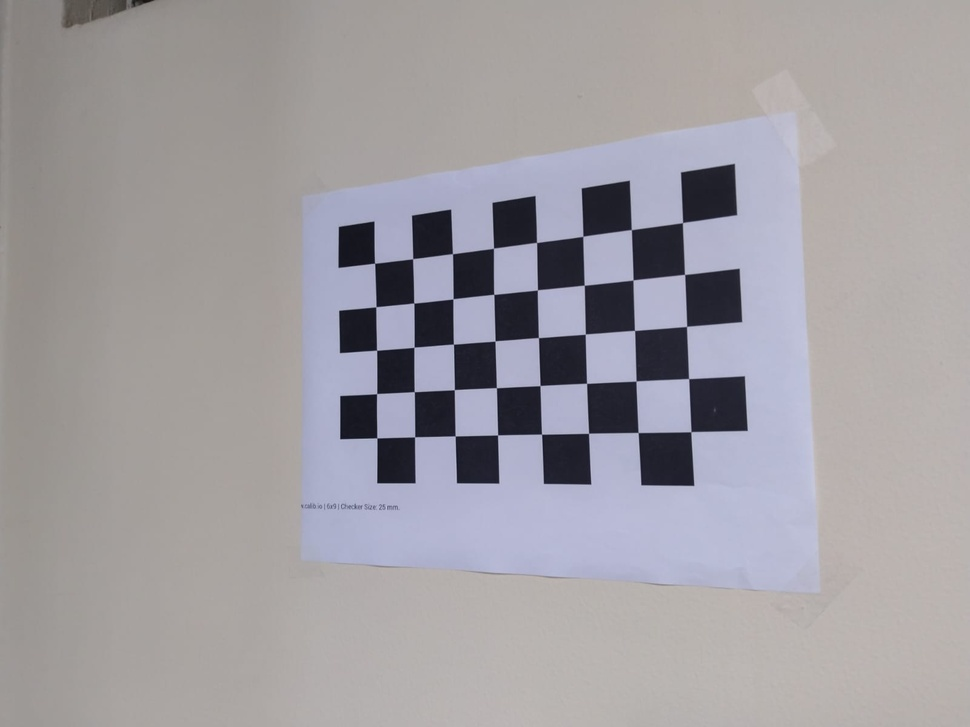
#> input picture Taller 1/Imagenes_calibracion/imagen2.jpeg, 970 x 727 px, shrunk from 1600 x 1200 before the run; its folder holds only this picture in this run
$ jupyter execute --allow-errors 'Punto 1.ipynb'   (shell and % lines are left out)
#> lines starting #> are read from the running program, lines starting #| are printed output that depends on the picture; after the words box and inside, x2 and y2 are one past the last pixel; in counts of white or black regions, pixels touching at a corner belong together
## importacion de librerias necesarias


[cell 1]
import cv2
import numpy as np
import os
import glob
import matplotlib.pyplot as plt

## 1. Calibracion de la Cama

Con un teléfono celular se tomaron siete fotografías para calibrar la cámara.

[cell 2]
# Definir las dimensiones del tablero de ajedrez (patrón de calibración)
CHECKERBOARD = (5, 8)


# Detener la iteración cuando se cumpla alguna de estas condiciones:
# se alcance la precisión ('epsilon') especificada, o
# se complete el número de iteraciones máximo especificado.
criteria = (cv2.TERM_CRITERIA_EPS +
            cv2.TERM_CRITERIA_MAX_ITER, 30, 0.001)

[cell 3]
# Vector para puntos 3D (coordenadas del mundo real)
threedpoints = []

# Vector para puntos 2D (coordenadas de píxeles en la imagen)
twodpoints = []


# Coordenadas 3D de los puntos del mundo real (inicialización)
# Crea una matriz de ceros que contendrá las coordenadas (X, Y, Z)
# Z es cero porque el patrón está en un plano.
objectp3d = np.zeros((1, CHECKERBOARD[0]
                      * CHECKERBOARD[1],
                      3), np.float32)

# Rellena las coordenadas X e Y con la cuadrícula del tablero de ajedrez
# Asume que la distancia entre puntos es 1 unidad (ej. 1 cm o 1 pulgada).
objectp3d[0, :, :2] = np.mgrid[0:CHECKERBOARD[0],
                               0:CHECKERBOARD[1]].T.reshape(-1, 2)

# Variable para almacenar la forma de la imagen previa (no utilizada en este fragmento)
prev_img_shape = None

[cell 4]
# Extrayendo la ruta de las imágenes individuales almacenadas
# en un directorio dado. La ruta especificada es relativa.
# Solo se buscan archivos con extensión .jpeg.
images = glob.glob('../Imagenes_calibracion/*.jpeg')

[cell 5]
# Define la ruta de destino para guardar las imágenes
OUTPUT_PATH = '../Imagenes_calibracion/'
# Crea el directorio de salida si no existe
if not os.path.exists(OUTPUT_PATH):
    os.makedirs(OUTPUT_PATH)
    print(f"Directorio creado para guardar imágenes detectadas: {OUTPUT_PATH}")

[cell 6]
images_with_corners = [] # Lista para almacenar las imágenes con esquinas detectadas (para Matplotlib)


for filename in images:
    # Obtener solo el nombre del archivo (ej: 'img01.jpeg') incluso si 'filename' es '../Imagenes_calibracion/img01.jpeg'
    base_filename = os.path.basename(filename)
    image = cv2.imread(filename)
#> image is the input picture: shape (727, 970, 3); mean B, G, R 161.4, 157, 160.3
    # Convertir BGR a RGB para la visualización con Matplotlib
    rgb_image = cv2.cvtColor(image, cv2.COLOR_BGR2RGB)

    grayColor = cv2.cvtColor(image, cv2.COLOR_BGR2GRAY)
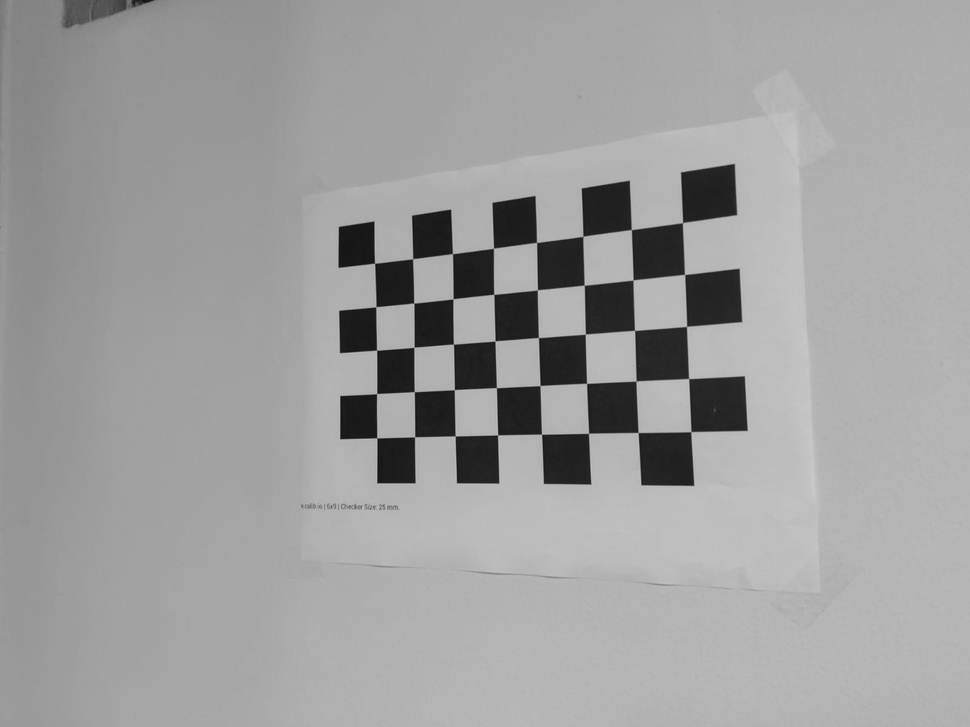
#> grayColor: shape (727, 970); min 11, max 204, mean 158.4

    # Buscar las esquinas del tablero de ajedrez (patrón de calibración)
    # Si se encuentra el número deseado de esquinas en la imagen, 'ret' será True
    ret, corners = cv2.findChessboardCorners(
                        grayColor, CHECKERBOARD,
                        cv2.CALIB_CB_ADAPTIVE_THRESH
                        + cv2.CALIB_CB_FAST_CHECK +
                        cv2.CALIB_CB_NORMALIZE_IMAGE)
#> ret = True; corners = 40 rows, first 8: [682.5, 222.6], [684.6, 274.4], [686.6, 326.4], [688.7, 378.6], [690.9, 431.7], [631.4, 229.6], [633, 280], [634.5, 330.4]

    # Si se puede detectar el número deseado de esquinas,
    # refinar las coordenadas de los píxeles y dibujarlas en la imagen
    if ret == True:
        # Añadir las coordenadas 3D (puntos del mundo real)
        threedpoints.append(objectp3d)

        # Refinar las coordenadas de píxeles
        # para los puntos 2D dados.
        corners2 = cv2.cornerSubPix(
            grayColor, corners, (11, 11), (-1, -1), criteria)
#> corners2 = 40 rows, first 8: [682.5, 222.5], [684.6, 274.4], [686.6, 326.4], [688.6, 378.6], [690.9, 431.7], [631.3, 229.6], [633, 280], [634.5, 330.4]

        # Añadir las coordenadas 2D (puntos de píxel)
        twodpoints.append(corners2)

        # Dibujar y mostrar las esquinas en la imagen
        image = cv2.drawChessboardCorners(image,
                                            CHECKERBOARD,
                                            corners2, ret)
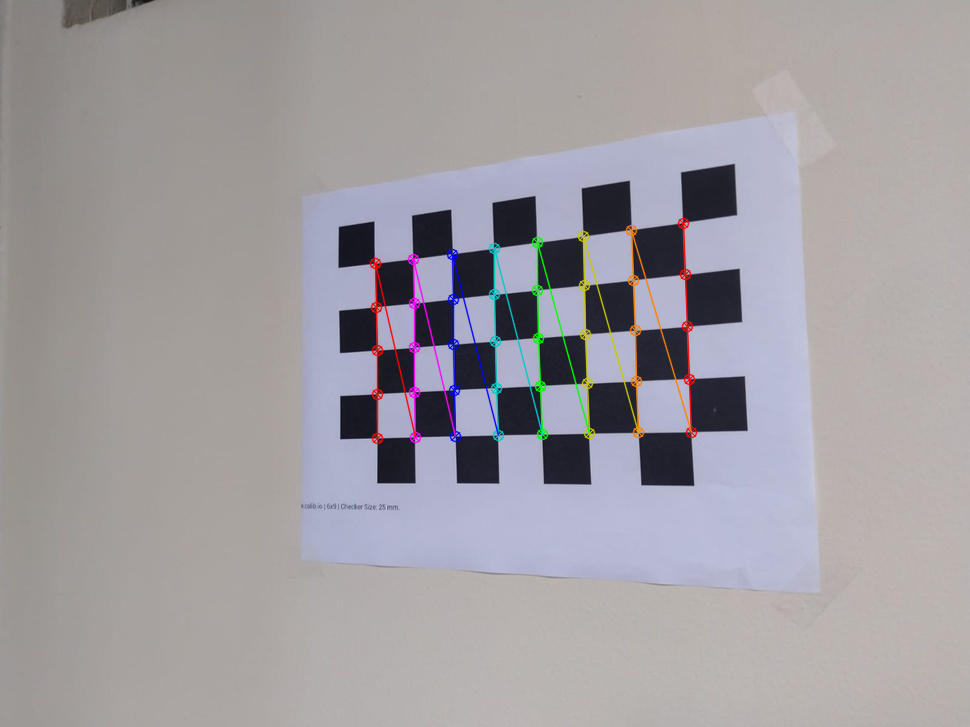
#> image: shape (727, 970, 3); 1.67% of pixels changed, all inside (x1, y1, x2, y2) = (369, 217, 698, 445)

        # Convertir BGR de nuevo a RGB para la visualización en el entorno Jupyter
        rgb_image_corners = cv2.cvtColor(image, cv2.COLOR_BGR2RGB)
#> `num_images = len(images_with_corners)`: num_images = 1
        images_with_corners.append(rgb_image_corners) # Almacenar para ver luego


        # Guardar la imagen con las esquinas detectadas en la ruta de salida
        output_filepath = os.path.join(OUTPUT_PATH, f"detected_{base_filename}")
        cv2.imwrite(output_filepath, image)
        print(f"Guardado: {output_filepath}")


# OPCIONAL: Mostrar todas las imágenes con las esquinas dibujadas al final usando Matplotlib
#> (the rest of this cell did not finish here and is left out)

[cell 7]
# Definir una nueva ruta de salida específica para las imágenes corregidas
OUTPUT_PATH_UNDISTORTED = '../Imagenes_corregidas/'

# Crear el directorio de salida si no existe
if not os.path.exists(OUTPUT_PATH_UNDISTORTED):
    os.makedirs(OUTPUT_PATH_UNDISTORTED)
    print(f"Directorio creado para imágenes corregidas: {OUTPUT_PATH_UNDISTORTED}")

# --- MOSTRAR ORIGINAL VS CORREGIDA Y GUARDAR ---

# Mostrar original vs corregida
#> (the rest of this cell did not finish here and is left out)

$ run again, on Taller 1/Imagenes_calibracion/imagen6.jpeg
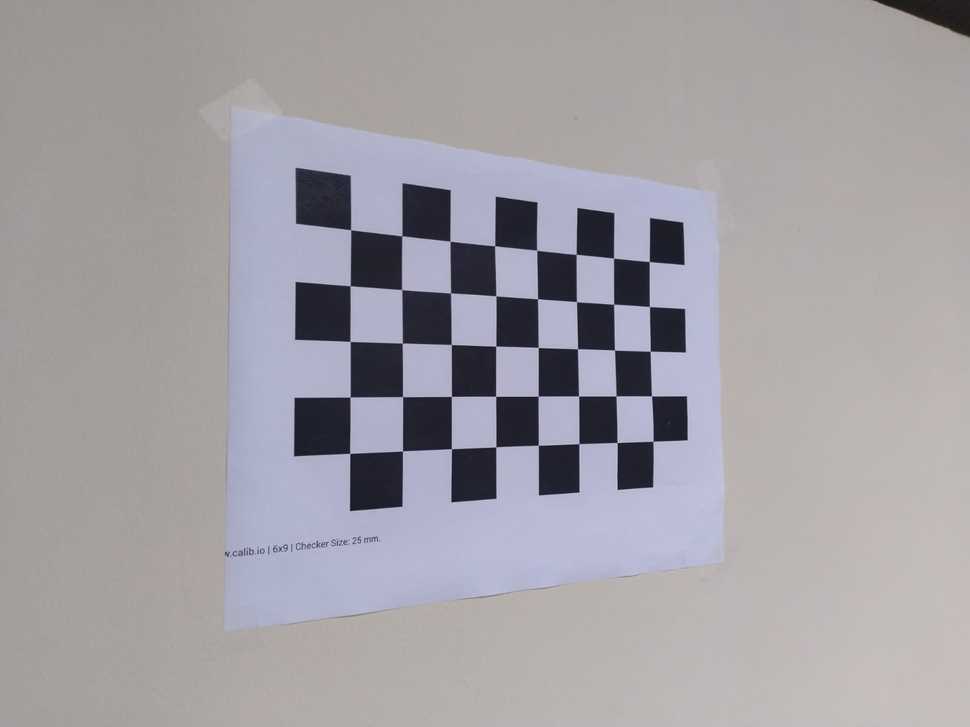
#> input picture Taller 1/Imagenes_calibracion/imagen6.jpeg, 970 x 727 px, shrunk from 1600 x 1200 before the run
#> image is the input picture: shape (727, 970, 3); mean B, G, R 164.3, 159.5, 162.7
#> `grayColor = cv2.cvtColor(image, cv2.COLOR_BGR2GRAY)`:
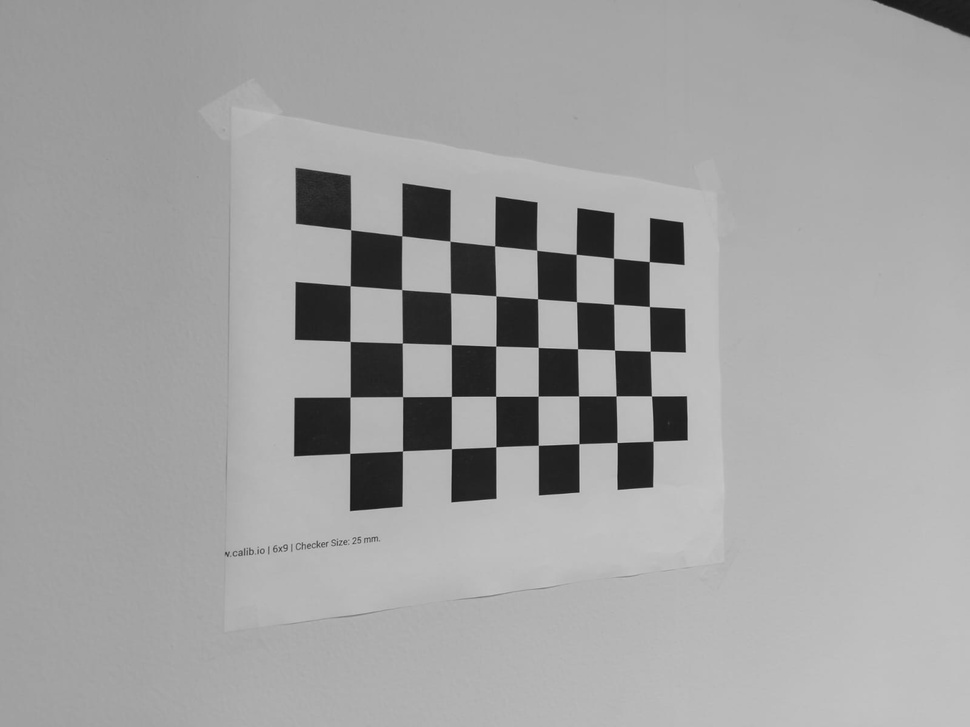
#> grayColor: shape (727, 970); min 19, max 208, mean 160.9
#> ret = True; corners = 40 rows, first 8: [649.3, 261.6], [649.4, 306.5], [650.3, 351.1], [651.5, 396], [653.1, 441.3], [613.6, 258.2], [613.7, 304.2], [614.5, 350.1]
#> corners2 = 40 rows, first 8: [649.3, 261.6], [649.4, 306.5], [650.2, 351.2], [651.5, 395.9], [653.1, 441.3], [613.5, 258.2], [613.6, 304.3], [614.5, 350.1]
#> `image = cv2.drawChessboardCorners(image, CHECKERBOARD, corners2, ret)`:
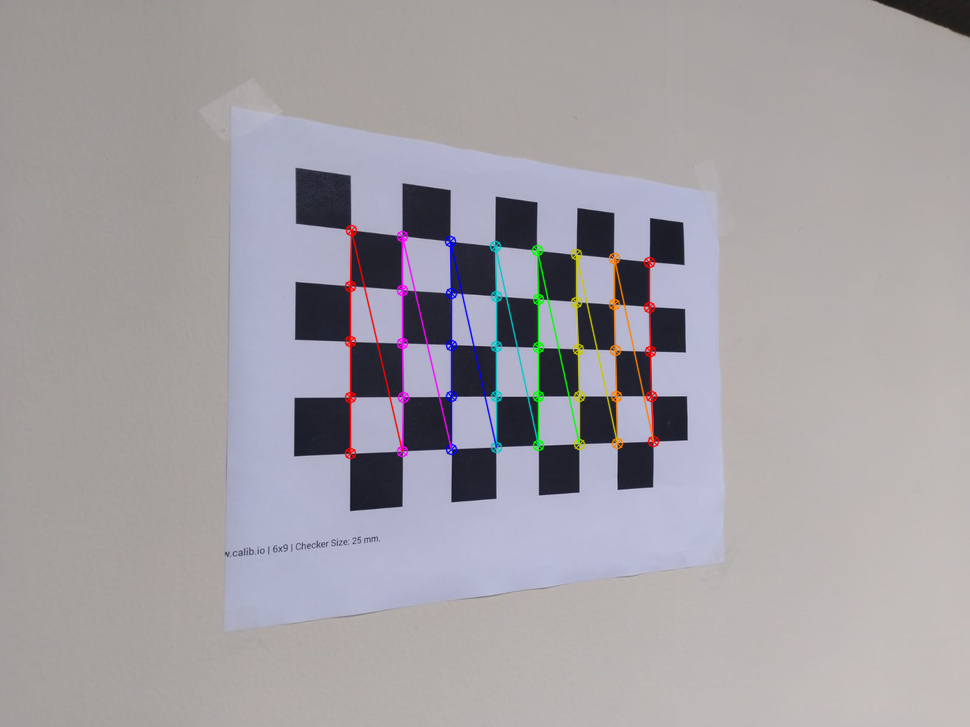
#> image: shape (727, 970, 3); 1.74% of pixels changed, all inside (x1, y1, x2, y2) = (344, 224, 660, 460)
#> num_images = 1

$ run again, on Taller 1/Imagenes_calibracion/imagen7.jpeg
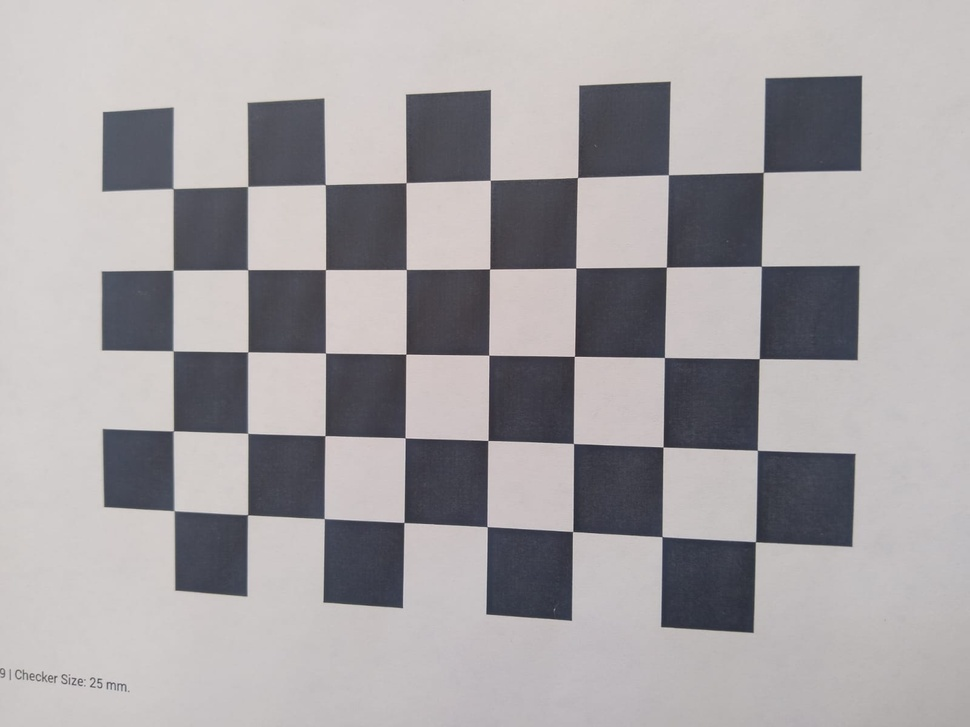
#> input picture Taller 1/Imagenes_calibracion/imagen7.jpeg, 970 x 727 px, shrunk from 1600 x 1200 before the run
#> image is the input picture: shape (727, 970, 3); mean B, G, R 164.3, 162.1, 165.7
#> ret = True; corners = 40 rows, first 8: [762.9, 171.9], [761.3, 266], [758.9, 359], [757.1, 449.8], [755.5, 542.1], [668.3, 174.9], [666, 267.1], [664.1, 357.6]
#> corners2 = 40 rows, first 8: [763.3, 172.4], [761.4, 266.2], [759.2, 358.7], [757.4, 450.3], [755.5, 541.8], [668.4, 174.7], [666.4, 267.1], [664.4, 357.5]
#> `image = cv2.drawChessboardCorners(image, CHECKERBOARD, corners2, ret)`:
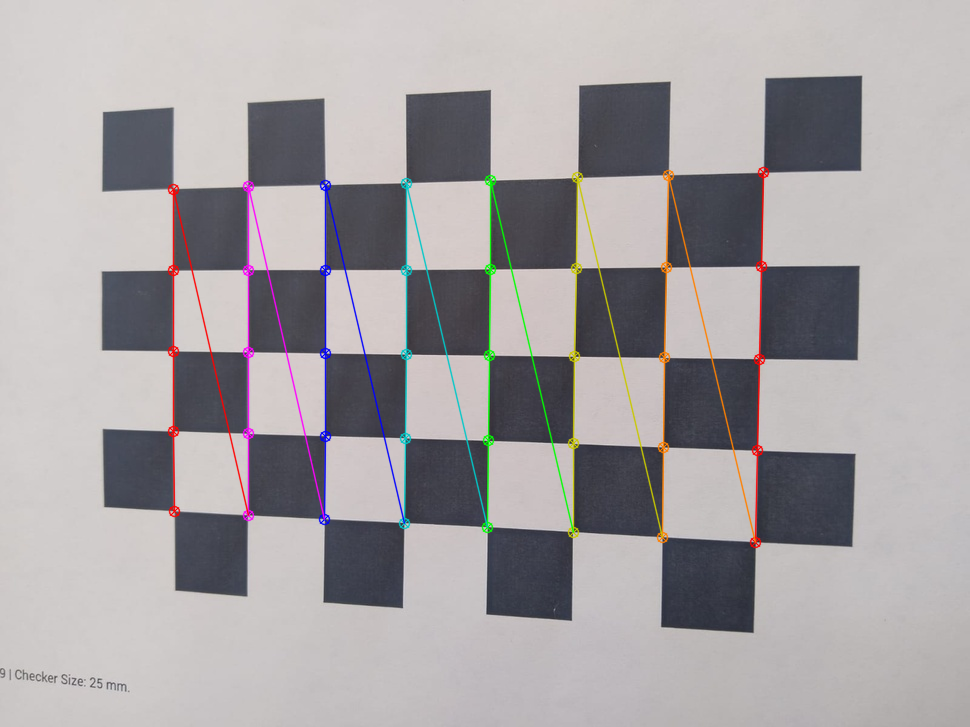
#> image: shape (727, 970, 3); 2.67% of pixels changed, all inside (x1, y1, x2, y2) = (167, 166, 770, 549)
#> num_images = 1

$ run again, on Taller 1/Imagenes_calibracion/imagen3.jpeg
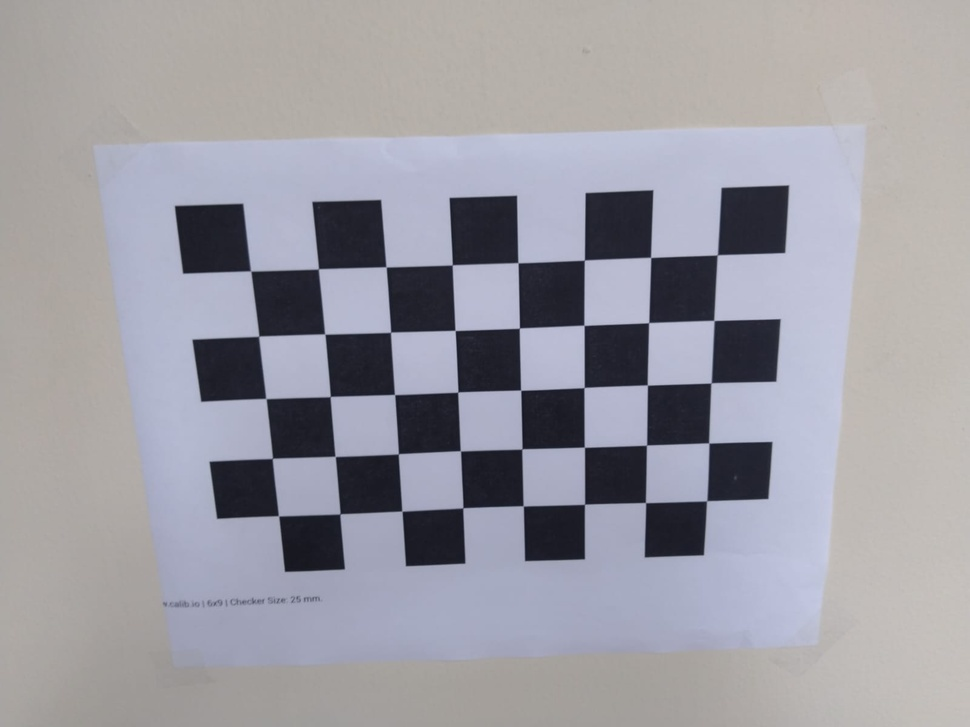
#> input picture Taller 1/Imagenes_calibracion/imagen3.jpeg, 970 x 727 px, shrunk from 1600 x 1200 before the run
#> image is the input picture: shape (727, 970, 3); mean B, G, R 162.8, 155.2, 156.3
#> `grayColor = cv2.cvtColor(image, cv2.COLOR_BGR2GRAY)`:
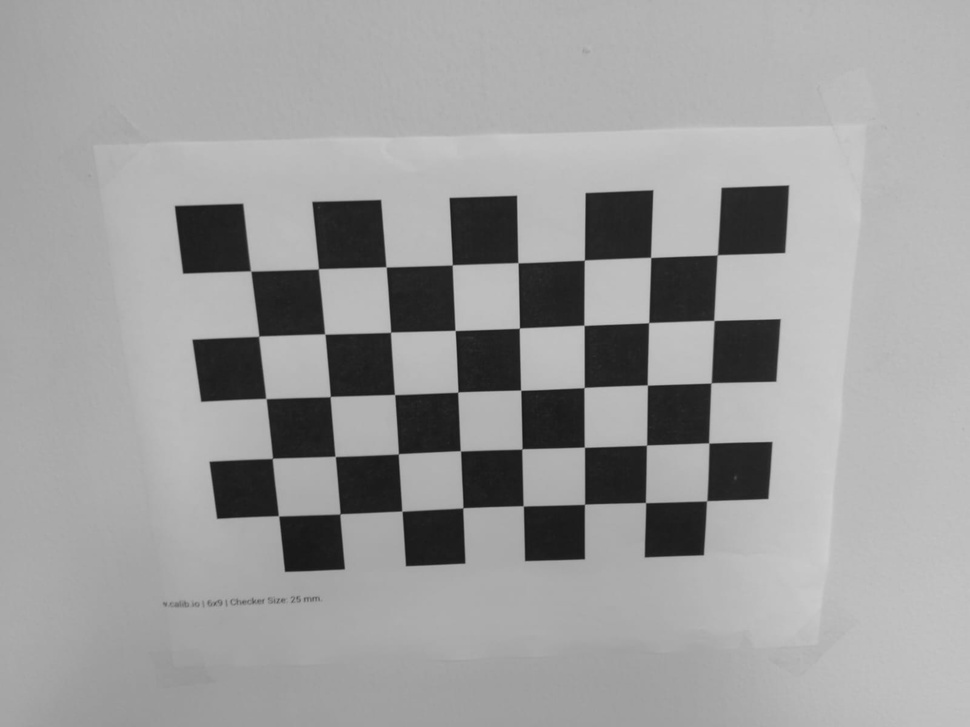
#> grayColor: shape (727, 970); min 22, max 206, mean 156.4
#> ret = True; corners = 40 rows, first 8: [717.1, 254.9], [714.4, 320], [710.6, 382.7], [708.9, 442.9], [706.6, 500.8], [651.3, 256.9], [648.7, 322.5], [647.4, 384.8]
#> corners2 = 40 rows, first 8: [717.3, 254.9], [713.9, 320.4], [711.1, 382.9], [708.8, 442.9], [706.7, 500.8], [650.6, 257.4], [648.7, 322.6], [647.3, 385]
#> `image = cv2.drawChessboardCorners(image, CHECKERBOARD, corners2, ret)`:
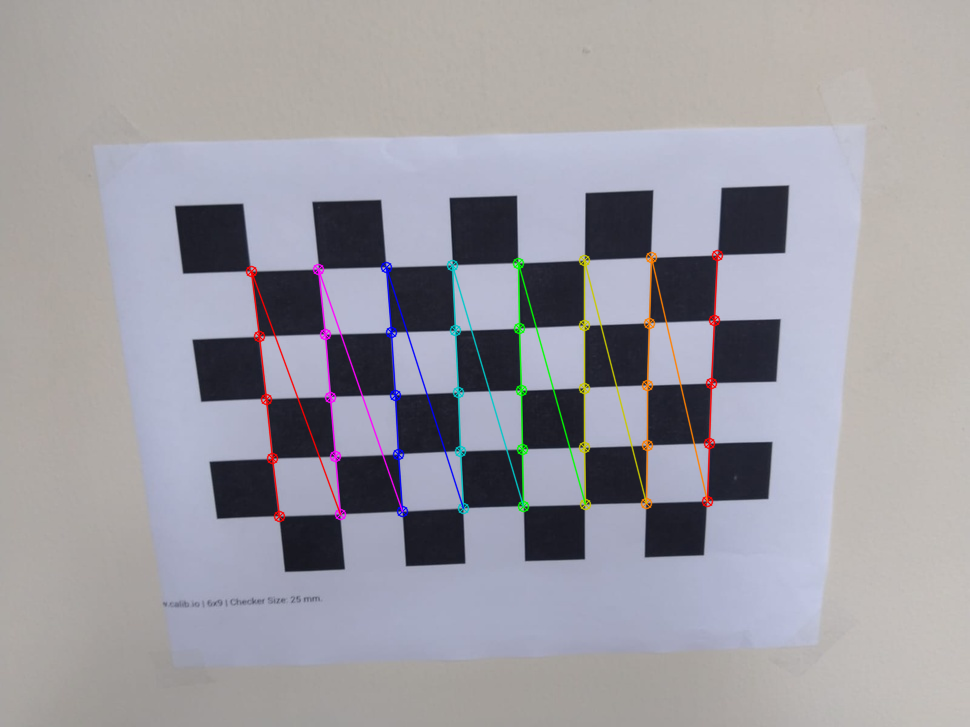
#> image: shape (727, 970, 3); 2.02% of pixels changed, all inside (x1, y1, x2, y2) = (245, 249, 724, 523)
#> num_images = 1
